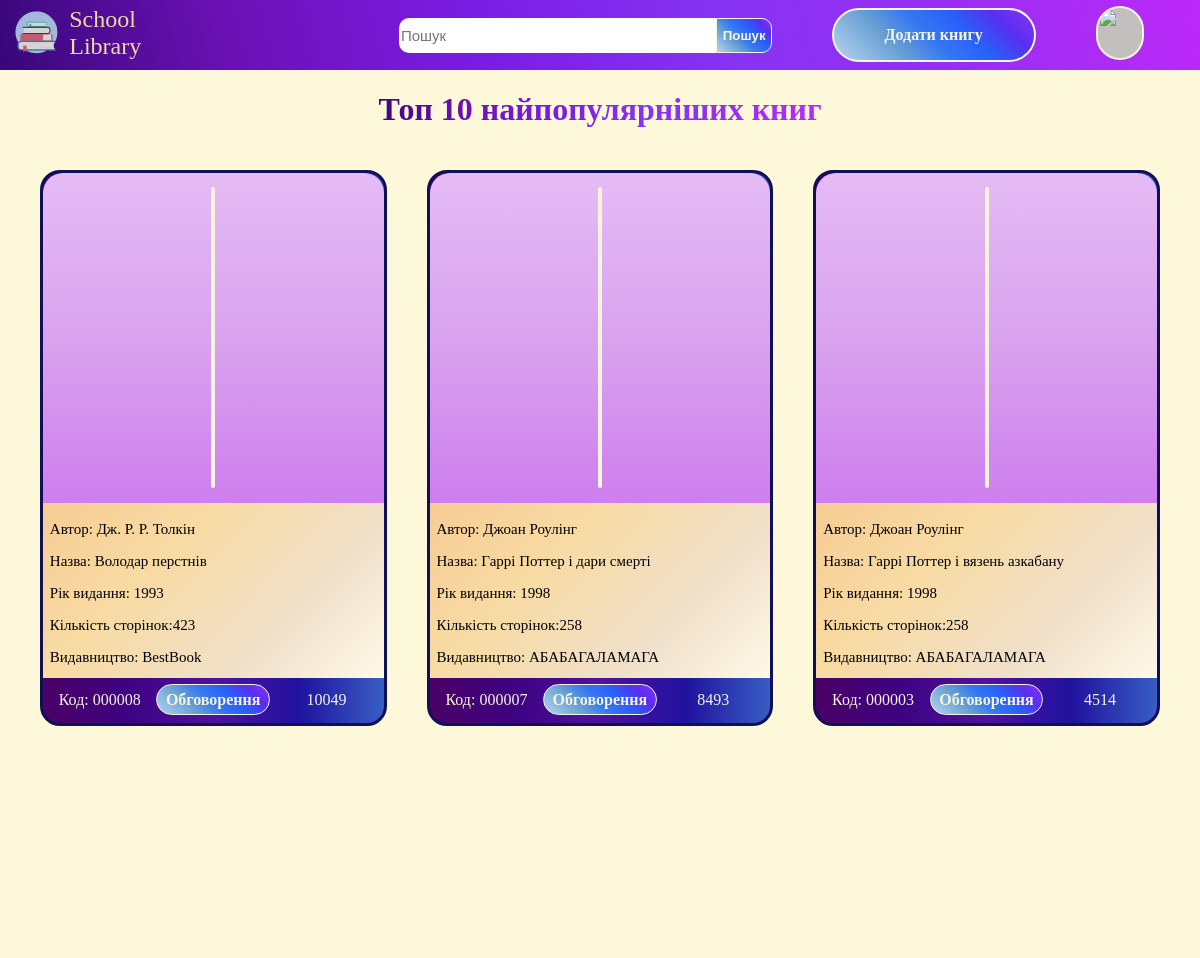
Before: / (upper part) with the older database file.
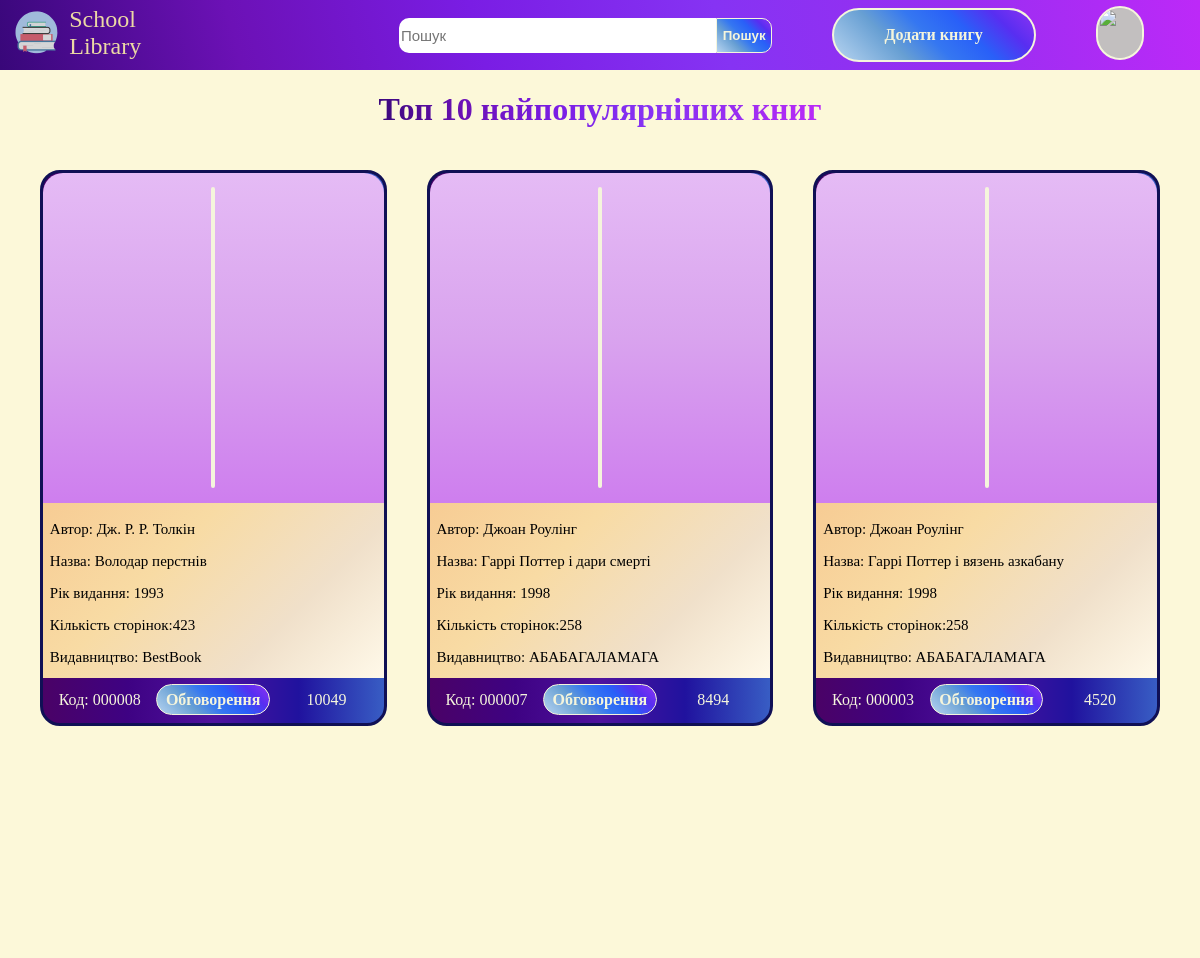
After: the same page with the newer database file.
### tables this page shows
CREATE TABLE "book" (
	"book_id"	TEXT UNIQUE,
	"author"	text NOT NULL,
	"name"	TEXT NOT NULL,
	"company"	text NOT NULL,
	"pages"	integer NOT NULL,
	"year"	integer NOT NULL,
	"book_photo"	BLOB NOT NULL,
	"view"	INTEGER DEFAULT 0,
	"user_id"	INTEGER,
	"search_name"	TEXT NOT NULL,
	PRIMARY KEY("book_id")
);

### main.py (the view)
@app.route("/home")
@app.route("/")
def home():
    print(current_user)
    db = get_db()
    dbase = FDataBase(db)
    return render_template("homepage.html", title="School Library Home", description = dbase.home_books())

### Dbase.py (called while the page is built)
    def home_books(self):
        sql= 'SELECT * FROM book ORDER BY view DESC LIMIT 15'
        try:
             self._cur.execute(sql)
             res=self._cur.fetchall()
             if res:
                 print(res)
                 return res
        except:
             print("error БД")
        return []

### main.py (called while the page is built)
def connect_db():
    conn = sqlite3.connect(app.config["DATABASE"])
    conn.row_factory = sqlite3.Row
    return conn

def get_db():
    if not hasattr(g, 'link_db'):
        g.link_db = connect_db()
    return g.link_db

### templates/homepage.html (shortened to what this page needs)
{% extends "base.html" %}
{% block css %}<link rel="stylesheet" href="../static/css/content.css">{% endblock %}
{%block search%}
<h1 class="searchtitle">Топ {{description|length}} найпопулярніших книг</h1>
{%endblock%}
{%block content%}
        {% for i in description %}
            <div class="article js-scroll">
                <div class="photo">
                    <div class="image">
                    </div>
                </div>
                <div class="description">
                    <div class="text">
                        <p>Автор: {{i["author"]}}</p>
                    </div>
                    <div class="text">
                        <p>Назва: {{i["name"]}}</p>
                    </div>
                    <div class="text">
                    <p>Рік видання: {{i["year"]}}</p>
                    </div>
                    <div class="text">
                     <p>Кількість сторінок:{{i["pages"]}}</p>
                    </div>
                    <div class="text">
                    <p>Видавництво: {{i["company"]}}</p>
                    </div>
                </div>
                <div class="code">
                    <div class="id">
                        Код: {{i["book_id"]}}<br>
                    </div>
                    <a href="/chat/{{i['book_id']}}:page=1">
                        <div class="chat">Обговорення</div>
                    </a>
                    <div class="views">
                        {{i["view"]}}<br>
                    </div>
                </div>
            </div>
        {% endfor %}
{%endblock%}

### templates/base.html (shortened to what this page needs)
<!DOCTYPE html>
<html lang="en">
<head>
    <link rel="stylesheet" href="../static/css/header.css">
    <link rel="stylesheet" href="../static/css/footer.css">
    {% block css %}{% endblock %}
</head>
<body>
    <div class="header">
            <div class="home">
                <a href="/home">
                    <img src="../static/image/icon.png" alt="Icon">
                    <div class="icontext">School Library</div>
                </a>
            </div>
            <div class="Search">
                <form action="/search" method="POST">
                    <input type="search" name="searchbar" id="searchbar" placeholder="Пошук">
                    <input type="submit" value="Пошук" class="searchbutton">
                </form>
            </div>
            <a href="/addbook" class="addbooklink">
                <div class="addbook">
                    Додати книгу
                </div>
            </a>
            <a href="/login" class="accountlink">
                <div class="account">
                    <img src="/avatar" alt="">
                </div>
            </a>
    </div>
    <div class="searchtitle">{%block search%}{%endblock%}</div>
    <div class="content">
    {% block content%}
    {%endblock%}
    </div>
</body>
</html>

### static/css/header.css (style rules this page uses)
body { background-color: rgb(252, 248, 217); margin:0; }
body a:link { text-decoration: none; }
.header { display: flex; flex-direction: row; background: linear-gradient(75deg,rgb(56, 7, 121),rgb(108, 17, 182),rgb(122, 29, 228),rgb(134, 51, 243),rgb(153, 46, 241),rgb(189, 41, 248)); height: 70px; width: 100%; }
.home { height: 100%; width: 20%; }
.home a { display: flex; color:beige; flex-direction: row; }
.home img { margin-left: 2%; height: 65px; width: 65px; }
.icontext { font-size: 24px; align-self: center; }
.Search { display: flex; align-items: center; float: right; height: 100%; width: 420px; margin-left: 15.5%; }
.Search form { float:left; display: flex; flex-direction: row; width: 100%; height: 50%; }
.searchbutton { width:15%; height: 100%; border-top-right-radius: 10px; border-bottom-right-radius: 10px; color: beige; background: linear-gradient(45deg,rgb(183, 212, 240),rgb(103, 159, 211) 30%,rgb(53, 119, 241),rgb(41, 96, 248),rgb(88, 46, 241),rgb(141, 51, 243)); border:1.5px; border-style: solid; font-weight: bold; border-top-right-radius: 10px; border-bottom-right-radius: 10px; }
#searchbar { width:85%; height:100%; font-size: 15px; border-bottom-left-radius: 10px; border-top-left-radius: 10px; }
input { border:0px; }
.addbooklink { margin-top: 0.7%; margin-left: 5%; border-radius: 30px; }
.addbook { font-weight: bold; display: flex; align-items: center; justify-content: center; float: right; border:2px; border-style: solid; border-color: beige; height: 50px; width: 200px; color: beige; background: linear-gradient(45deg,rgb(183, 212, 240),rgb(103, 159, 211) 30%,rgb(53, 119, 241),rgb(41, 96, 248),rgb(88, 46, 241),rgb(141, 51, 243)); border-radius: 30px; transition: all 0.5s ease 0s; }
.accountlink { float: right; height: 50px; width: 50px; border-radius: 30px; margin-top: 0.5%; margin-left: 5%; margin-right: 5%; }
.account { height: 100%; width: 100%; border:2px; border-style: solid; border-color: beige; background-color: rgb(194, 191, 191); border-radius: 30px; overflow: hidden; transition: all 0.5s ease 0s; }
.account img { object-fit: cover; object-position: center; height: 100%; width:100%; border-radius: 30px; }
.searchtitle { display:flex; align-items: center; justify-content: center; }
.searchtitle h1 { color: rgb(113, 74, 150); }
.content { min-height: 600px; margin-left: 20px; margin-right: 20px; display: grid; grid-template-columns: repeat(3, 1fr); }

Changed rows visible on the page:
changed book "Гаррі Поттер і дари смерті": view "8493" → "8494"
changed book "Гаррі Поттер і вязень азкабану": view "4514" → "4520"
